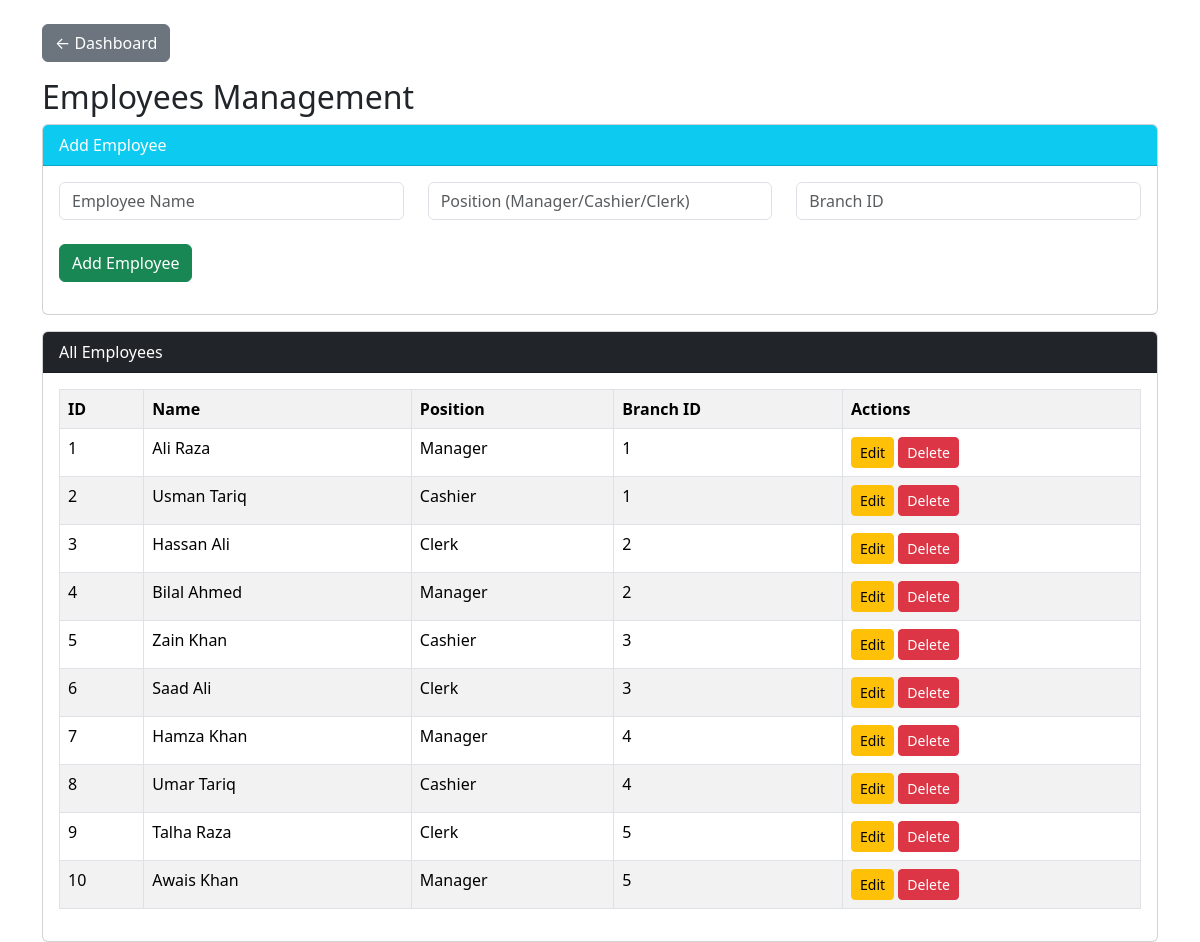
Page /employees.php on the committed database.
### tables this page shows
CREATE TABLE Employee (
    employee_id INT AUTO_INCREMENT PRIMARY KEY,
    name VARCHAR(100),
    position VARCHAR(50),
    branch_id INT,
    FOREIGN KEY (branch_id) REFERENCES Branch(branch_id)
);

### employees.php (the view, shortened to what this page needs)
<?php
include 'db.php';
$editMode = false;
$e_name = "";
$e_position = "";
$e_branch = "";
$result = mysqli_query($conn,"SELECT * FROM Employee");
?>
<link href="https://cdn.jsdelivr.net/npm/bootstrap@5.3.3/dist/css/bootstrap.min.css" rel="stylesheet">
<div class="container mt-4">
<a href="index.php" class="btn btn-secondary mb-3">← Dashboard</a>
<h2>Employees Management</h2>
<div class="card mb-3">
<div class="card-header bg-info text-white">
<?= $editMode ? "Edit Employee" : "Add Employee" ?>
</div>
<div class="card-body">
<form method="POST">
<div class="row">
<div class="col-md-4">
<input type="text" name="name" class="form-control"
placeholder="Employee Name" value="<?= $e_name ?>" required>
</div>
<div class="col-md-4">
<input type="text" name="position" class="form-control"
placeholder="Position (Manager/Cashier/Clerk)" value="<?= $e_position ?>" required>
</div>
<div class="col-md-4">
<input type="text" name="branch_id" class="form-control"
placeholder="Branch ID" value="<?= $e_branch ?>" required>
</div>
</div>
<br>
<?php if($editMode){ ?>
<button name="update_employee" class="btn btn-warning">
Update Employee
</button>
<a href="employees.php" class="btn btn-secondary">Cancel</a>
<?php } else { ?>
<button name="add_employee" class="btn btn-success">
Add Employee
</button>
<?php } ?>
</form>
</div>
</div>
<div class="card">
<div class="card-header bg-dark text-white">
All Employees
</div>
<div class="card-body">
<table class="table table-bordered table-striped">
<tr>
<th>ID</th>
<th>Name</th>
<th>Position</th>
<th>Branch ID</th>
<th>Actions</th>
</tr>
<?php while($row=mysqli_fetch_assoc($result)){ ?>
<tr>
<td><?= $row['employee_id'] ?></td>
<td><?= $row['name'] ?></td>
<td><?= $row['position'] ?></td>
<td><?= $row['branch_id'] ?></td>
<td>
<a href="?edit=<?= $row['employee_id'] ?>"
class="btn btn-warning btn-sm">Edit</a>
<a href="?delete=<?= $row['employee_id'] ?>"
class="btn btn-danger btn-sm"
onclick="return confirm('Delete employee?')">Delete</a>
</td>
</tr>
<?php } ?>
</table>
</div>
</div>
</div>

### rows in the picture
employee: employee_id "1", name "Ali Raza", position "Manager", branch "1"
employee: employee_id "2", name "Usman Tariq", position "Cashier", branch "1"
employee: employee_id "3", name "Hassan Ali", position "Clerk", branch "2"
employee: employee_id "4", name "Bilal Ahmed", position "Manager", branch "2"
employee: employee_id "5", name "Zain Khan", position "Cashier", branch "3"
employee: employee_id "6", name "Saad Ali", position "Clerk", branch "3"
employee: employee_id "7", name "Hamza Khan", position "Manager", branch "4"
employee: employee_id "8", name "Umar Tariq", position "Cashier", branch "4"
employee: employee_id "9", name "Talha Raza", position "Clerk", branch "5"
employee: employee_id "10", name "Awais Khan", position "Manager", branch "5"
